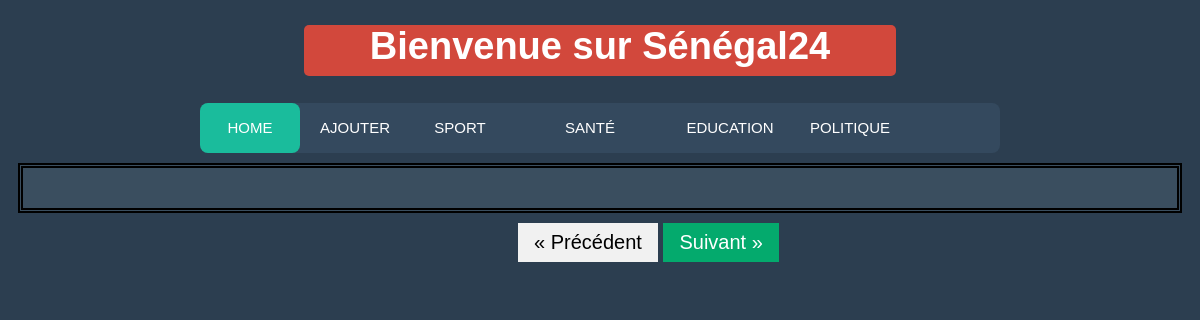
The app's page /View/parCategorie.php?id=2, older data.
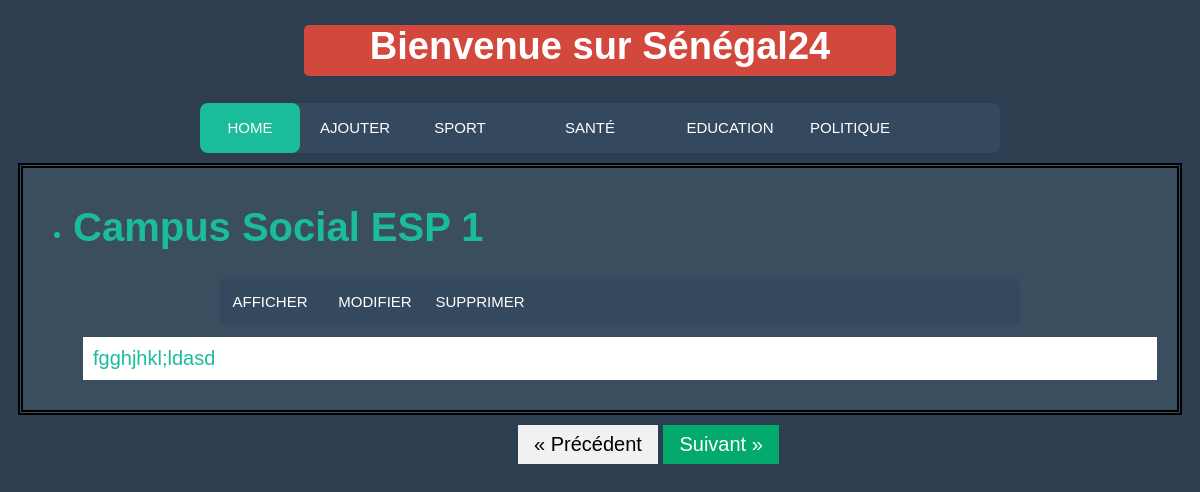
The same page, newer data.
### tables this page shows
CREATE TABLE `Categorie` (
  `id` int(11) NOT NULL,
  `libelle` varchar(20) DEFAULT NULL
);

CREATE TABLE `Article` (
  `id` int(11) NOT NULL,
  `titre` varchar(255) DEFAULT NULL,
  `contenu` text,
  `dateCreation` datetime DEFAULT CURRENT_TIMESTAMP,
  `dateModification` datetime DEFAULT CURRENT_TIMESTAMP,
  `categorie` int(11) DEFAULT NULL
);

### Model/categories.php (called while the page is built, shortened)
<?php
	require 'config.php';
    if(isset($_GET['id']) AND !empty($_GET['id'])) {
		$get_id = htmlspecialchars($_GET['id']);
		$categories = $bdd->prepare('SELECT * FROM Categorie WHERE id = ?');
		$categories->execute(array($get_id));
	  if($categories->rowCount() == 1) {
		   $categories = $categories->fetch();
		   $idee=$categories['id'];
		} else {
		   die('categorie not found!');
		}
	 $articles=$bdd->query('SELECT * FROM Article WHERE categorie= '.$idee);
	}
	$categories = $bdd->query('SELECT * FROM Categorie');
?>

### View/parCategorie.php (the view, shortened to what this page needs)
<?php
require '../Model/config.php';
require '../Model/categories.php';
?>
<!DOCTYPE html>
<html>
<head>
	<link rel="stylesheet" type="text/css" href="../assets/index.css">
</head>
<body>
    <div id="entete">
        <h1>Bienvenue sur Sénégal24</h1>
    </div>
    <nav>
        <a href="../index.php">Home</a>
        <a href="../View/redaction.php">Ajouter</a>
        <?php while($a = $categories->fetch()) { ?>
            <a href="parCategorie.php?id=<?= $a['id'] ?>"><?= $a['libelle'] ?></a>
            <?php } ?>
        <div class="animation start-home"></div>
    </nav>
    <div class="article">
        <ul>
        <?php while($a = $articles->fetch()) { ?>
        <li><h1><?= $a['titre']?></h1>
        <nav class="modsup">
            <a href="../View/article.php?id=<?= $a['id']?>"> Afficher </a>
            <a href="../View/redaction.php?edit=<?= $a['id']?>"> Modifier </a>
            <a href="../Model/supprimer.php?id=<?= $a['id']?>" onclick="return confirm('Etes-vous sûr de vouloir supprimer l\'article?')"> Supprimer  </a> </br></br>
        </nav>
            <p><?= $a['contenu']?></p> </li>
        <?php } ?>
    </div>
    <?php require './pagination.php'; ?>
</body>
</html>

Row changes from the older to the newer data that the page shows:
added article: titre "Campus Social ESP 1", contenu "fgghjhkl;ldasd"
